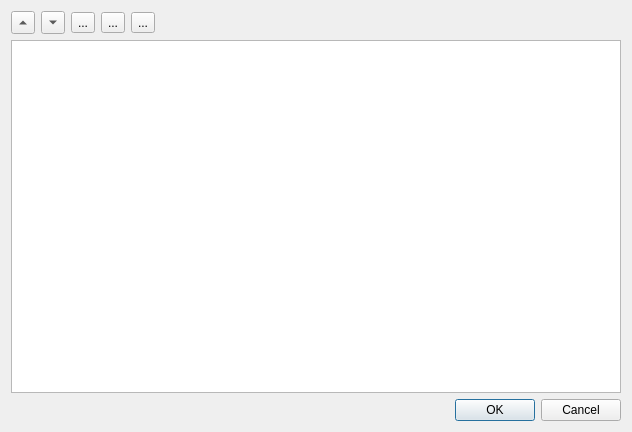
<?xml version="1.0" encoding="UTF-8"?>
<ui version="4.0">
 <class>Dialog</class>
 <widget class="QDialog" name="Dialog">
  <property name="geometry">
   <rect>
    <x>0</x>
    <y>0</y>
    <width>632</width>
    <height>432</height>
   </rect>
  </property>
  <property name="windowTitle">
   <string>Dialog</string>
  </property>
  <layout class="QGridLayout" name="gridLayout">
   <item row="0" column="0">
    <widget class="QToolButton" name="toolButton">
     <property name="text">
      <string>...</string>
     </property>
     <property name="arrowType">
      <enum>Qt::UpArrow</enum>
     </property>
    </widget>
   </item>
   <item row="0" column="2">
    <widget class="QToolButton" name="toolButton_3">
     <property name="text">
      <string>...</string>
     </property>
     <property name="icon">
      <iconset resource="../resources.qrc">
       <normaloff>:/plugins/globalfinder/icons/add.svg</normaloff>:/plugins/globalfinder/icons/add.svg</iconset>
     </property>
    </widget>
   </item>
   <item row="0" column="1">
    <widget class="QToolButton" name="toolButton_2">
     <property name="text">
      <string>...</string>
     </property>
     <property name="arrowType">
      <enum>Qt::DownArrow</enum>
     </property>
    </widget>
   </item>
   <item row="2" column="0" colspan="6">
    <widget class="QDialogButtonBox" name="buttonBox">
     <property name="orientation">
      <enum>Qt::Horizontal</enum>
     </property>
     <property name="standardButtons">
      <set>QDialogButtonBox::Cancel|QDialogButtonBox::Ok</set>
     </property>
    </widget>
   </item>
   <item row="1" column="0" colspan="6">
    <widget class="QTableWidget" name="tableWidget"/>
   </item>
   <item row="0" column="3">
    <widget class="QToolButton" name="toolButton_4">
     <property name="text">
      <string>...</string>
     </property>
     <property name="icon">
      <iconset resource="../resources.qrc">
       <normaloff>:/plugins/globalfinder/icons/remove.svg</normaloff>:/plugins/globalfinder/icons/remove.svg</iconset>
     </property>
    </widget>
   </item>
   <item row="0" column="4">
    <widget class="QToolButton" name="toolButton_5">
     <property name="text">
      <string>...</string>
     </property>
     <property name="icon">
      <iconset resource="../resources.qrc">
       <normaloff>:/plugins/globalfinder/icons/edit.svg</normaloff>:/plugins/globalfinder/icons/edit.svg</iconset>
     </property>
    </widget>
   </item>
  </layout>
 </widget>
 <resources>
  <include location="../resources.qrc"/>
 </resources>
 <connections>
  <connection>
   <sender>buttonBox</sender>
   <signal>accepted()</signal>
   <receiver>Dialog</receiver>
   <slot>accept()</slot>
   <hints>
    <hint type="sourcelabel">
     <x>248</x>
     <y>254</y>
    </hint>
    <hint type="destinationlabel">
     <x>157</x>
     <y>274</y>
    </hint>
   </hints>
  </connection>
  <connection>
   <sender>buttonBox</sender>
   <signal>rejected()</signal>
   <receiver>Dialog</receiver>
   <slot>reject()</slot>
   <hints>
    <hint type="sourcelabel">
     <x>316</x>
     <y>260</y>
    </hint>
    <hint type="destinationlabel">
     <x>286</x>
     <y>274</y>
    </hint>
   </hints>
  </connection>
 </connections>
</ui>
